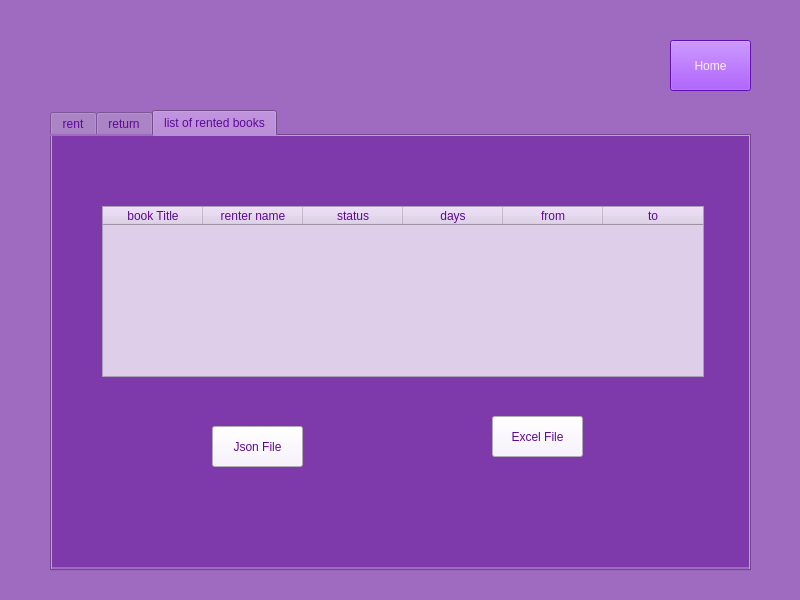
<?xml version="1.0" encoding="UTF-8"?>
<ui version="4.0">
 <class>Form</class>
 <widget class="QWidget" name="Form">
  <property name="geometry">
   <rect>
    <x>0</x>
    <y>0</y>
    <width>800</width>
    <height>600</height>
   </rect>
  </property>
  <property name="windowTitle">
   <string>Form</string>
  </property>
  <property name="styleSheet">
   <string notr="true">background-color:rgb(158,107,192)</string>
  </property>
  <widget class="QWidget" name="widget_5" native="true">
   <property name="geometry">
    <rect>
     <x>-20</x>
     <y>0</y>
     <width>821</width>
     <height>631</height>
    </rect>
   </property>
   <property name="styleSheet">
    <string notr="true">background-color:rgb(158,107,192)</string>
   </property>
   <widget class="QTabWidget" name="tabWidget">
    <property name="geometry">
     <rect>
      <x>70</x>
      <y>110</y>
      <width>701</width>
      <height>461</height>
     </rect>
    </property>
    <property name="styleSheet">
     <string notr="true">color:rgb(94,8,150);
font: 10pt &quot;Century&quot;;</string>
    </property>
    <property name="currentIndex">
     <number>2</number>
    </property>
    <widget class="QWidget" name="tab">
     <attribute name="title">
      <string>rent</string>
     </attribute>
     <widget class="QWidget" name="widget_2" native="true">
      <property name="geometry">
       <rect>
        <x>0</x>
        <y>0</y>
        <width>701</width>
        <height>431</height>
       </rect>
      </property>
      <property name="styleSheet">
       <string notr="true">background-color:rgb(126,57,171)</string>
      </property>
      <widget class="QWidget" name="formLayoutWidget">
       <property name="geometry">
        <rect>
         <x>20</x>
         <y>40</y>
         <width>301</width>
         <height>80</height>
        </rect>
       </property>
       <layout class="QFormLayout" name="formLayout">
        <item row="0" column="0">
         <widget class="QLabel" name="label">
          <property name="styleSheet">
           <string notr="true">color:rgb(248,240,255);
font: 14pt &quot;Century&quot;;</string>
          </property>
          <property name="text">
           <string>enter title of book </string>
          </property>
         </widget>
        </item>
        <item row="0" column="1">
         <widget class="QLineEdit" name="lineEdit"/>
        </item>
        <item row="1" column="0">
         <widget class="QLabel" name="label_3">
          <property name="styleSheet">
           <string notr="true">color:rgb(248,240,255);
font: 14pt &quot;Century&quot;;</string>
          </property>
          <property name="text">
           <string>name of user</string>
          </property>
         </widget>
        </item>
        <item row="1" column="1">
         <widget class="QLineEdit" name="lineEdit_3"/>
        </item>
       </layout>
      </widget>
      <widget class="QPushButton" name="pushButton">
       <property name="geometry">
        <rect>
         <x>100</x>
         <y>150</y>
         <width>81</width>
         <height>31</height>
        </rect>
       </property>
       <property name="styleSheet">
        <string notr="true">background-color:rgb(248,240,255);
color:rgb(94,8,150);
font: 16pt &quot;Century&quot;;</string>
       </property>
       <property name="text">
        <string>Save</string>
       </property>
      </widget>
      <widget class="QWidget" name="horizontalLayoutWidget">
       <property name="geometry">
        <rect>
         <x>370</x>
         <y>60</y>
         <width>96</width>
         <height>31</height>
        </rect>
       </property>
       <layout class="QHBoxLayout" name="horizontalLayout">
        <item>
         <widget class="QLabel" name="label_2">
          <property name="styleSheet">
           <string notr="true">color:rgb(248,240,255);
font: 14pt &quot;Century&quot;;</string>
          </property>
          <property name="text">
           <string>days</string>
          </property>
         </widget>
        </item>
        <item>
         <widget class="QLineEdit" name="lineEdit_2"/>
        </item>
       </layout>
      </widget>
     </widget>
    </widget>
    <widget class="QWidget" name="tab_2">
     <attribute name="title">
      <string>return</string>
     </attribute>
     <widget class="QWidget" name="widget_3" native="true">
      <property name="geometry">
       <rect>
        <x>0</x>
        <y>0</y>
        <width>701</width>
        <height>431</height>
       </rect>
      </property>
      <property name="styleSheet">
       <string notr="true">background-color:rgb(223,206,234)</string>
      </property>
      <widget class="QWidget" name="horizontalLayoutWidget_2">
       <property name="geometry">
        <rect>
         <x>30</x>
         <y>50</y>
         <width>421</width>
         <height>80</height>
        </rect>
       </property>
       <layout class="QHBoxLayout" name="horizontalLayout_2">
        <item>
         <widget class="QLabel" name="label_4">
          <property name="styleSheet">
           <string notr="true">font: 14pt &quot;Century&quot;;
color:rgb(94,8,150);</string>
          </property>
          <property name="text">
           <string>Enter Title of The Book</string>
          </property>
         </widget>
        </item>
        <item>
         <widget class="QLineEdit" name="lineEdit_4"/>
        </item>
       </layout>
      </widget>
      <widget class="QPushButton" name="pushButton_2">
       <property name="geometry">
        <rect>
         <x>110</x>
         <y>150</y>
         <width>81</width>
         <height>31</height>
        </rect>
       </property>
       <property name="styleSheet">
        <string notr="true">font: 14pt &quot;Century&quot;;
background-color:rgb(94,8,150);
color:rgb(248,240,255)</string>
       </property>
       <property name="text">
        <string>return</string>
       </property>
      </widget>
     </widget>
    </widget>
    <widget class="QWidget" name="widget">
     <attribute name="title">
      <string>list of rented books</string>
     </attribute>
     <widget class="QWidget" name="widget_4" native="true">
      <property name="geometry">
       <rect>
        <x>0</x>
        <y>0</y>
        <width>701</width>
        <height>431</height>
       </rect>
      </property>
      <property name="styleSheet">
       <string notr="true">background-color:rgb(126,57,171)</string>
      </property>
      <widget class="QTableWidget" name="tableWidget">
       <property name="geometry">
        <rect>
         <x>50</x>
         <y>70</y>
         <width>602</width>
         <height>171</height>
        </rect>
       </property>
       <property name="styleSheet">
        <string notr="true">background-color:rgb(223,206,234)</string>
       </property>
       <column>
        <property name="text">
         <string>book Title</string>
        </property>
       </column>
       <column>
        <property name="text">
         <string>renter name</string>
        </property>
       </column>
       <column>
        <property name="text">
         <string>status</string>
        </property>
       </column>
       <column>
        <property name="text">
         <string>days</string>
        </property>
       </column>
       <column>
        <property name="text">
         <string>from</string>
        </property>
       </column>
       <column>
        <property name="text">
         <string>to</string>
        </property>
       </column>
      </widget>
      <widget class="QPushButton" name="pushButton_5">
       <property name="geometry">
        <rect>
         <x>160</x>
         <y>290</y>
         <width>91</width>
         <height>41</height>
        </rect>
       </property>
       <property name="styleSheet">
        <string notr="true">background-color:rgb(248,240,255);
color:rgb(94,8,150);
font: 14pt &quot;Century&quot;;</string>
       </property>
       <property name="text">
        <string>Json File</string>
       </property>
      </widget>
      <widget class="QPushButton" name="pushButton_6">
       <property name="geometry">
        <rect>
         <x>440</x>
         <y>280</y>
         <width>91</width>
         <height>41</height>
        </rect>
       </property>
       <property name="styleSheet">
        <string notr="true">background-color:rgb(248,240,255);
color:rgb(94,8,150);
font: 14pt &quot;Century&quot;;</string>
       </property>
       <property name="text">
        <string>Excel File</string>
       </property>
      </widget>
     </widget>
    </widget>
   </widget>
   <widget class="QPushButton" name="pushButton_7">
    <property name="geometry">
     <rect>
      <x>690</x>
      <y>40</y>
      <width>81</width>
      <height>51</height>
     </rect>
    </property>
    <property name="styleSheet">
     <string notr="true">font: 15pt &quot;Century&quot;;;
background-color:rgb(137,19,255);
color:rgb(248,240,255)</string>
    </property>
    <property name="text">
     <string>Home</string>
    </property>
   </widget>
  </widget>
 </widget>
 <resources/>
 <connections/>
</ui>
